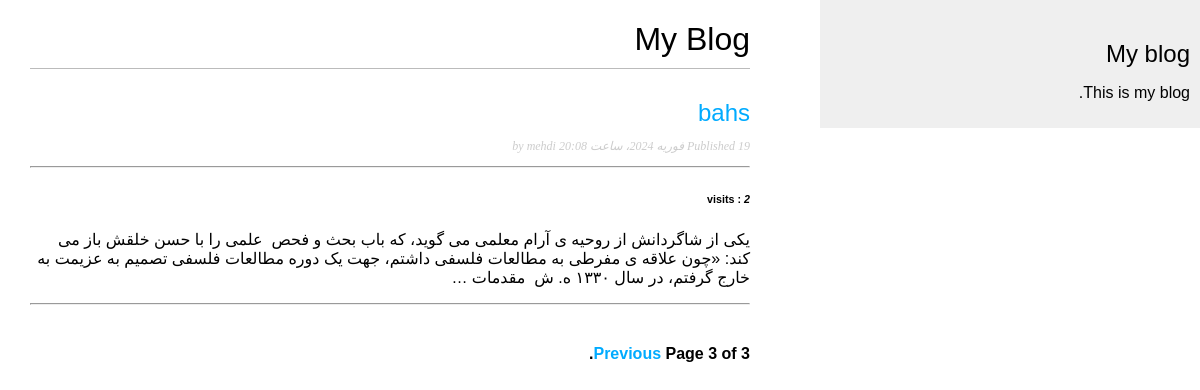
Page /blog/?page=3 on the committed database.
### blog/models.py (models this page shows, shortened)
class Post(models.Model):
    STATUS_CHOICES = (
        ('draft', 'Draft'),
        ('published', 'Published'),
                )
    title = models.CharField(max_length=250)
    slug = models.SlugField(max_length=250,
    unique_for_date='publish')
    author = models.ForeignKey(User,on_delete=models.CASCADE,
                               related_name='blog_posts')
    body = models.TextField()
    publish = models.DateTimeField(default=timezone.now)
    created = models.DateTimeField(auto_now_add=True)
    updated = models.DateTimeField(auto_now=True)
    status = models.CharField(max_length=10,
                            choices=STATUS_CHOICES,
                            default='draft')
    visits = models.PositiveIntegerField(default=0)
    summary = models.TextField(default="",max_length=500)
    class Meta:
        ordering = ('-publish',)
    def get_absolute_url(self):
        return reverse('blog:post_detail',
                args=[self.publish.year,
                self.publish.month,
                self.publish.day, self.slug])

### blog/views.py (the view)
# urls.py: path('', views.post_list, name='post_list'),
def post_list(request):
    object_list = Post.objects.all()
    paginator = Paginator(object_list, 1) # 3 posts in each page
    try :
        page = request.GET.get('page')
    except :
        page=1
    try:
        posts = paginator.page(page)
    except PageNotAnInteger:
        posts = paginator.page(1)
    except EmptyPage:
        posts = paginator.page(paginator.num_pages)
    return render(request, 'blog/post/list.html',
                        {'page': page,
                        'posts': posts})

### blog/templates/blog/post/list.html (shortened to what this page needs)
{% extends "blog/base.html" %}
{% block content %}
<h1>My Blog</h1>
{% for post in posts %}
<h2>
    <a href="{{ post.get_absolute_url }}">
        {{ post.title }}
    </a>
</h2>
<p class="date">
    Published {{ post.publish }} by {{ post.author }}
</p>
<hr>
<h6>visits : <b><i> {{post.visits}} </i></b> </h6>
{{ post.body|truncatewords:50|linebreaks }}
<hr>
{% endfor %}
{% include "pagination.html" with page=posts %}
{% endblock %}

### blog/static/css/blog.css (style rules this page uses)
body { margin:0; padding:0; font-family:helvetica, sans-serif; }
a { color:#00abff; text-decoration:none; }
h1 { font-weight:normal; border-bottom:1px solid #bbb; padding:0 0 10px 0; }
h2 { font-weight:normal; margin:30px 0 0; }
p.date { color:#ccc; font-family: georgia, serif; font-size: 12px; font-style: italic; }

### rows in the picture
Post: title "bahs", author "mehdi", visits "2", body "یکی از شاگردانش از روحیه ی آرام معلمی می گوید، که باب بحث و فحص ‌ علمی را با حسن خلقش باز می کند: «چون علاقه ی مفرطی به مطالعات فلسفی داشتم، جهت یک دوره مطالعات فلسفی تصمیم به عزیمت به خارج گرفتم، در سال ۱۳۳۰ ه. ش ‌ مقدمات …"

### other values in the picture
{{ page.number }} "3"
{{ page.paginator.num_pages }} "3"
